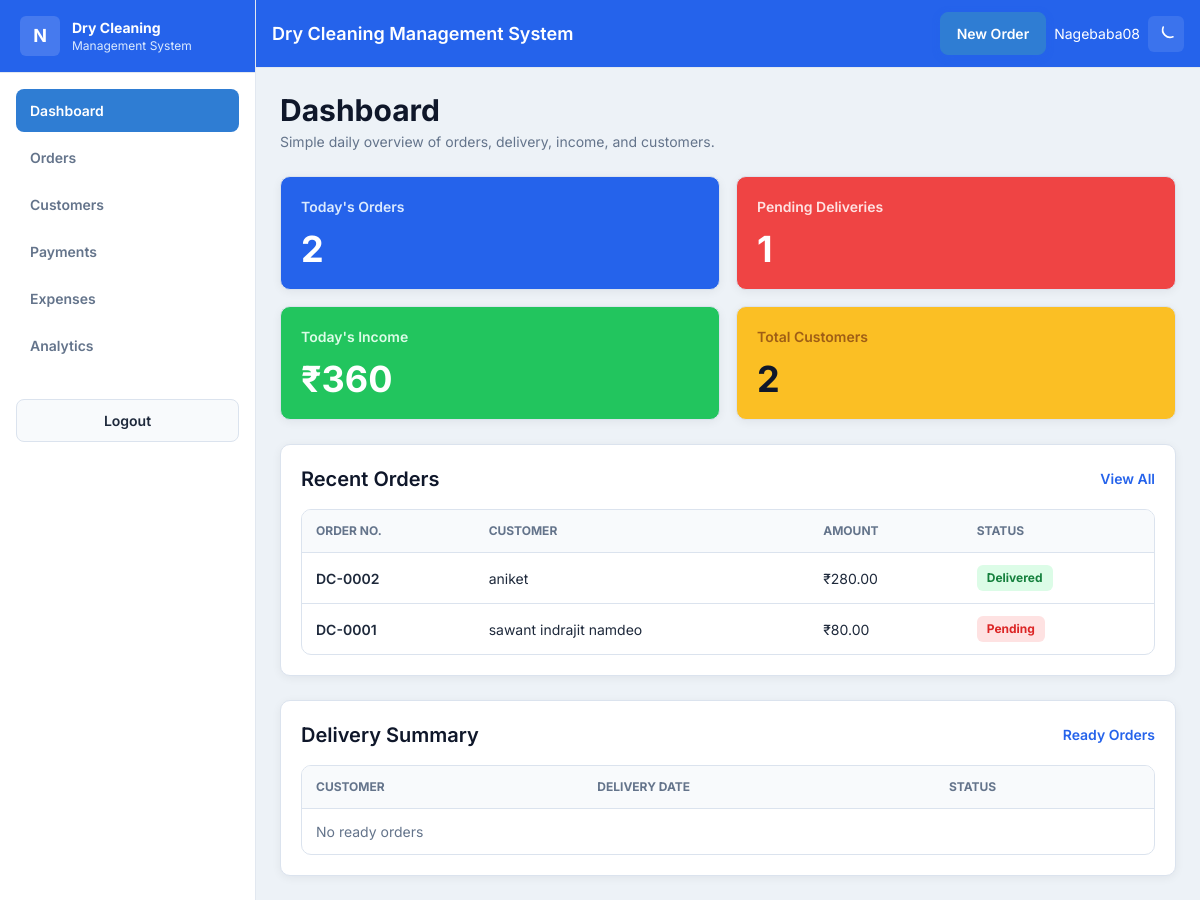
The app's page / (signed in) with its own data.
### core/models.py (models this page shows, shortened)
class Order(models.Model):
    STATUS_CHOICES = [
        ('pending', 'Pending'),
        ('in_process', 'In Process'),
        ('ready', 'Ready'),
        ('delivered', 'Delivered'),
    ]
    order_number = models.CharField(max_length=20, unique=True)
    customer = models.ForeignKey(Customer, on_delete=models.CASCADE, related_name='orders')
    order_date = models.DateTimeField(default=timezone.now)
    delivery_date = models.DateField(null=True, blank=True)
    status = models.CharField(max_length=20, choices=STATUS_CHOICES, default='pending')
    notes = models.TextField(blank=True)
    total_amount = models.DecimalField(max_digits=10, decimal_places=2, default=0)
    def paid_amount(self):
        return sum(payment.amount for payment in self.payments.all())
    def balance(self):
        return self.total_amount - self.paid_amount()

class Customer(models.Model):
    name = models.CharField(max_length=200)
    phone = models.CharField(max_length=15, unique=True)
    address = models.TextField(blank=True)
    created_at = models.DateTimeField(auto_now_add=True)

### core/views.py (the view)
# urls.py: path('', views.dashboard, name='dashboard'),
@login_required
def dashboard(request):
    today = timezone.localdate()
    today_orders = Order.objects.filter(order_date__date=today)
    today_revenue = Payment.objects.filter(date__date=today).aggregate(t=Sum('amount'))['t'] or 0
    today_expenses = Expense.objects.filter(date=today).aggregate(t=Sum('amount'))['t'] or 0
    net_profit = today_revenue - today_expenses
    open_orders = Order.objects.filter(status__in=['pending', 'in_process', 'ready']).select_related('customer').prefetch_related('payments')
    pending = Order.objects.filter(status__in=['pending', 'in_process']).count()
    ready_count = Order.objects.filter(status='ready').count()
    total_customers = Customer.objects.count()
    recent_orders = Order.objects.select_related('customer').order_by('-order_date')[:10]
    ready_orders = Order.objects.filter(status='ready').select_related('customer')[:10]
    due_today = Order.objects.filter(delivery_date=today, status__in=['pending', 'in_process', 'ready']).count()
    outstanding_amount = sum(order.balance() for order in open_orders)
    delivered_today = Order.objects.filter(status='delivered', order_date__date=today).count()
    completion_rate = round((delivered_today / today_orders.count()) * 100) if today_orders.exists() else 0
    return render(request, 'dashboard.html', {
        'today_orders': today_orders.count(),
        'today_revenue': today_revenue,
        'today_expenses': today_expenses,
        'net_profit': net_profit,
        'pending': pending,
        'ready_count': ready_count,
        'total_customers': total_customers,
        'due_today': due_today,
        'outstanding_amount': outstanding_amount,
        'completion_rate': completion_rate,
        'recent_orders': recent_orders,
        'ready_orders': ready_orders,
    })

### templates/dashboard.html (shortened to what this page needs)
{% extends 'base.html' %}
{% block content %}
<div class="space-y-6">
  <div>
    <h2 class="text-3xl font-bold text-slate-900 dark:text-slate-100">Dashboard</h2>
    <p class="mt-1 text-sm muted">Simple daily overview of orders, delivery, income, and customers.</p>
  </div>
  <div class="grid gap-4 md:grid-cols-2 xl:grid-cols-4">
    <div class="card bg-blue-600 text-white">
      <div class="text-sm font-semibold text-blue-100">Today's Orders</div>
      <div class="mt-3 text-4xl font-bold">{{ today_orders }}</div>
    </div>
    <div class="card bg-red-500 text-white">
      <div class="text-sm font-semibold text-red-100">Pending Deliveries</div>
      <div class="mt-3 text-4xl font-bold">{{ pending }}</div>
    </div>
    <div class="card bg-green-500 text-white">
      <div class="text-sm font-semibold text-green-100">Today's Income</div>
      <div class="mt-3 text-4xl font-bold">&#8377;{{ today_revenue }}</div>
    </div>
    <div class="card bg-amber-400 text-slate-900">
      <div class="text-sm font-semibold text-amber-900/70">Total Customers</div>
      <div class="mt-3 text-4xl font-bold">{{ total_customers }}</div>
    </div>
  </div>
  <div class="grid gap-6 xl:grid-cols-2">
    <div class="card">
      <div class="mb-4 flex items-center justify-between">
        <h3 class="text-xl font-semibold text-slate-900 dark:text-slate-100">Recent Orders</h3>
        <a href="/orders/" class="text-sm font-semibold text-blue-600 dark:text-blue-300">View All</a>
      </div>
      <div class="table-shell">
        <table>
          <thead>
            <tr>
              <th>Order No.</th>
              <th>Customer</th>
              <th>Amount</th>
              <th>Status</th>
            </tr>
          </thead>
          <tbody>
            {% for order in recent_orders %}
            <tr>
              <td class="font-semibold">{{ order.order_number }}</td>
              <td>{{ order.customer.name }}</td>
              <td>&#8377;{{ order.total_amount }}</td>
              <td><span class="badge-{{ order.status }}">{{ order.get_status_display }}</span></td>
            </tr>
            {% empty %}
            <tr><td colspan="4" class="text-center muted">No recent orders</td></tr>
            {% endfor %}
          </tbody>
        </table>
      </div>
    </div>
    <div class="card">
      <div class="mb-4 flex items-center justify-between">
        <h3 class="text-xl font-semibold text-slate-900 dark:text-slate-100">Delivery Summary</h3>
        <a href="/orders/?status=ready" class="text-sm font-semibold text-blue-600 dark:text-blue-300">Ready Orders</a>
      </div>
      <div class="table-shell">
        <table>
          <thead>
            <tr>
              <th>Customer</th>
              <th>Delivery Date</th>
              <th>Status</th>
            </tr>
          </thead>
          <tbody>
            {% for order in ready_orders %}
            <tr>
              <td class="font-semibold">{{ order.customer.name }}</td>
              <td>{{ order.delivery_date|date:"d M Y"|default:"-" }}</td>
              <td><span class="badge-{{ order.payment_status }}">{{ order.payment_status|title }}</span></td>
            </tr>
            {% empty %}
            <tr><td colspan="3" class="text-center muted">No ready orders</td></tr>
            {% endfor %}
          </tbody>
        </table>
      </div>
    </div>
  </div>
</div>
{% endblock %}

### templates/base.html (shortened to what this page needs)
<!DOCTYPE html>
<html lang="en" class="light">
<head>
<script src="https://cdn.tailwindcss.com"></script>
</head>
<body class="min-h-screen">
{% block full_page %}
<div class="flex min-h-screen">
  <aside id="sidebar" class="no-print fixed inset-y-0 left-0 z-30 w-64 -translate-x-full border-r border-slate-200 bg-white transition-transform duration-300 dark:border-slate-700 dark:bg-slate-900 lg:translate-x-0">
    <div class="border-b border-slate-200 bg-brand-600 px-5 py-4 text-white dark:border-slate-700">
      <div class="flex items-center gap-3">
        <div class="flex h-10 w-10 items-center justify-center rounded-md bg-white/15 text-lg font-bold">N</div>
        <div>
          <div class="text-sm font-bold">Dry Cleaning</div>
          <div class="text-xs text-blue-100">Management System</div>
        </div>
      </div>
    </div>
    <nav class="space-y-1 p-4">
      <a href="/" class="sidebar-link {% if request.resolver_match.url_name == 'dashboard' %}active{% endif %}">Dashboard</a>
      <a href="/orders/" class="sidebar-link {% if 'order' in request.resolver_match.url_name %}active{% endif %}">Orders</a>
      <a href="/customers/" class="sidebar-link {% if 'customer' in request.resolver_match.url_name %}active{% endif %}">Customers</a>
      <a href="/payments/" class="sidebar-link {% if request.resolver_match.url_name == 'payments' %}active{% endif %}">Payments</a>
      <a href="/expenses/" class="sidebar-link {% if request.resolver_match.url_name == 'expenses' %}active{% endif %}">Expenses</a>
      <a href="/analytics/" class="sidebar-link {% if request.resolver_match.url_name == 'analytics' %}active{% endif %}">Analytics</a>
    </nav>
    <div class="mt-auto p-4">
      <a href="/logout/" class="btn-secondary w-full">Logout</a>
    </div>
  </aside>
  <div class="flex flex-1 flex-col lg:ml-64">
    <header class="no-print border-b border-slate-200 bg-brand-600 px-4 py-3 text-white dark:border-slate-700">
      <div class="flex items-center justify-between gap-3">
        <div class="flex items-center gap-3">
          <div class="text-lg font-semibold">Dry Cleaning Management System</div>
        </div>
        <div class="flex items-center gap-2">
          <a href="/orders/create/" class="btn-primary hidden sm:inline-flex">New Order</a>
          <span class="hidden text-sm sm:inline">{{ request.user.username }}</span>
          <button onclick="toggleTheme()" class="rounded-md bg-white/10 p-2" title="Toggle theme">
            <svg class="block h-5 w-5 dark:hidden" fill="none" stroke="currentColor" viewBox="0 0 24 24"><path stroke-linecap="round" stroke-linejoin="round" stroke-width="2" d="M20.354 15.354A9 9 0 018.646 3.646"/></svg>
          </button>
        </div>
      </div>
    </header>
    <main class="flex-1 p-4 lg:p-6">
      {% block content %}{% endblock %}
    </main>
  </div>
</div>
{% endblock %}
</body>
</html>

### templates/base.html (style rules this page uses)
:root { --bg: #edf2f7; --surface: #ffffff; --surface-soft: #f8fafc; --text: #1e293b; --muted: #64748b; --line: #dbe3ee; --brand: #2f7dd3; --brand-dark: #2563eb; --success: #16a34a; --danger: #ef4444; --warning: #f59e0b; --shadow: 0 2px 10px rgba(15, 23, 42, 0.06); }
body { font-family: 'Inter', sans-serif; background: var(--bg); color: var(--text); }
.card { background: var(--surface); border: 1px solid var(--line); border-radius: 10px; box-shadow: var(--shadow); padding: 20px; }
.sidebar-link { display: flex; align-items: center; gap: 12px; padding: 11px 14px; border-radius: 8px; color: var(--muted); font-size: 14px; font-weight: 600; transition: 0.18s ease; }
.sidebar-link.active { background: var(--brand); color: white; }
.btn-primary, .btn-secondary { display: inline-flex; align-items: center; justify-content: center; gap: 8px; padding: 10px 16px; border-radius: 8px; font-size: 14px; font-weight: 600; transition: 0.18s ease; }
.btn-primary { background: var(--brand); color: white; border: 1px solid var(--brand); box-shadow: 0 2px 8px rgba(37, 99, 235, 0.18); }
.btn-secondary { background: var(--surface-soft); color: var(--text); border: 1px solid var(--line); }
.muted { color: var(--muted); }
.table-shell { overflow-x: auto; border: 1px solid var(--line); border-radius: 10px; }
.table-shell table { width: 100%; border-collapse: collapse; }
.table-shell thead { background: #f8fafc; }
.table-shell th, .table-shell td { padding: 12px 14px; border-top: 1px solid var(--line); text-align: left; font-size: 14px; }
.table-shell th { border-top: 0; font-size: 12px; color: var(--muted); text-transform: uppercase; font-weight: 700; }
.badge-pending, .badge-in_process, .badge-ready, .badge-delivered, .badge-paid, .badge-partial, .badge-unpaid { display: inline-flex; align-items: center; justify-content: center; padding: 4px 10px; border-radius: 6px; font-size: 12px; font-weight: 700; }
.badge-pending { background: #fee2e2; color: #dc2626; }
.badge-delivered { background: #dcfce7; color: #15803d; }

### records on screen
Order: order_number "DC-0002", customer.name "aniket", total_amount "280.00", status "Delivered"
Order: order_number "DC-0001", customer.name "sawant indrajit namdeo", total_amount "80.00", status "Pending"

### other values on screen
{{ request.user.username }} "Nagebaba08"
{{ today_orders }} "2"
{{ pending }} "1"
{{ today_revenue }} "360"
{{ total_customers }} "2"
